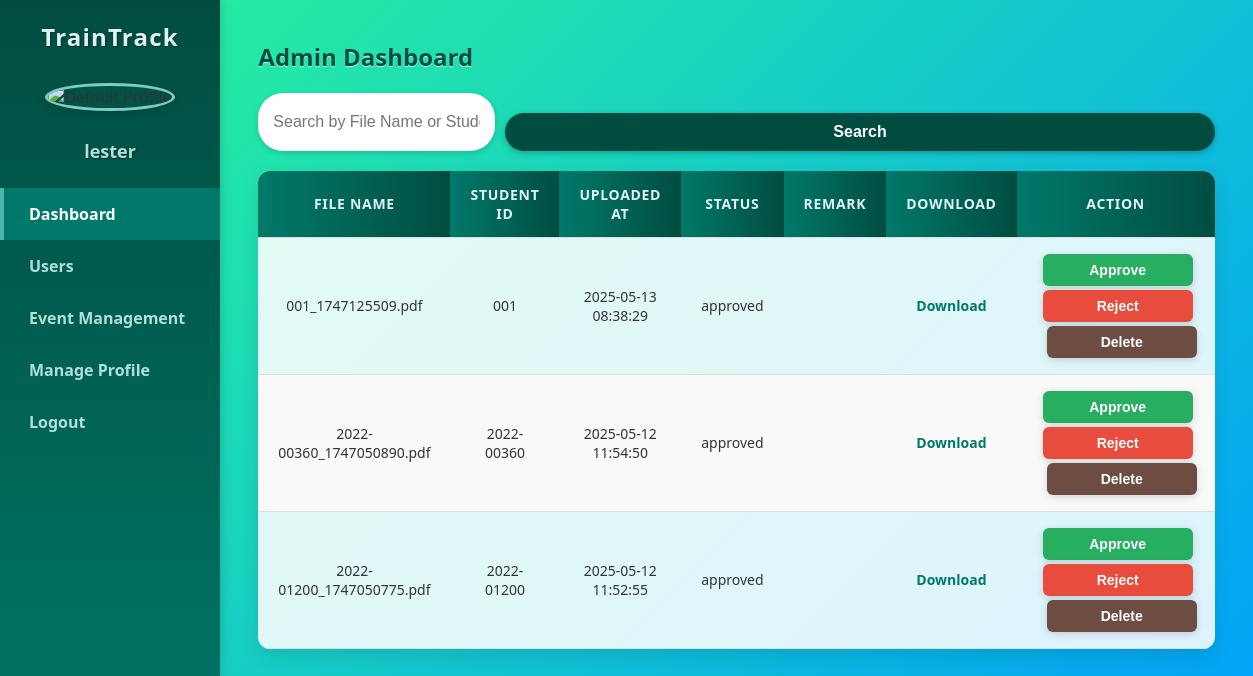
Page /admin/dashboard.php (signed in) on the earlier database version.
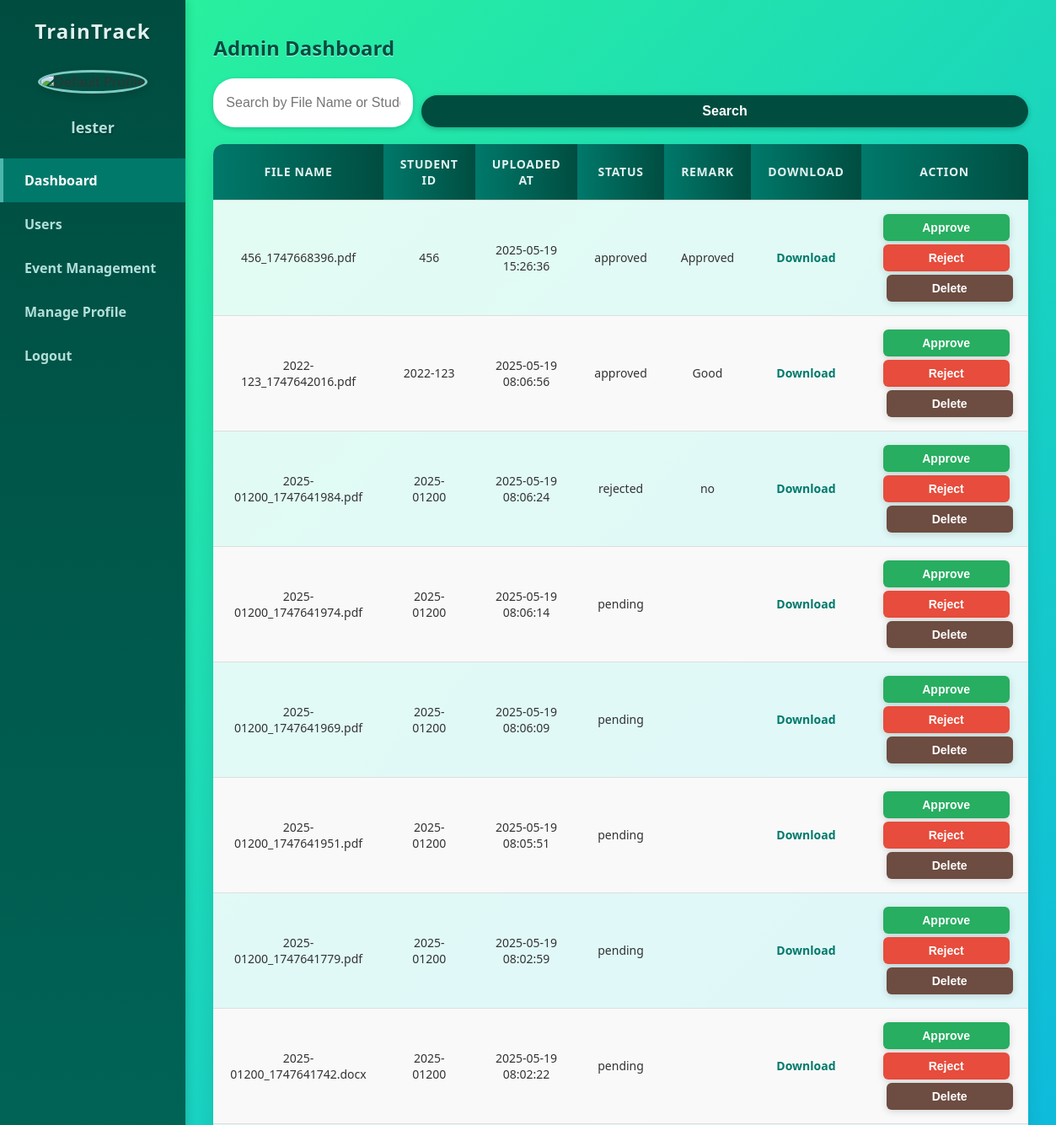
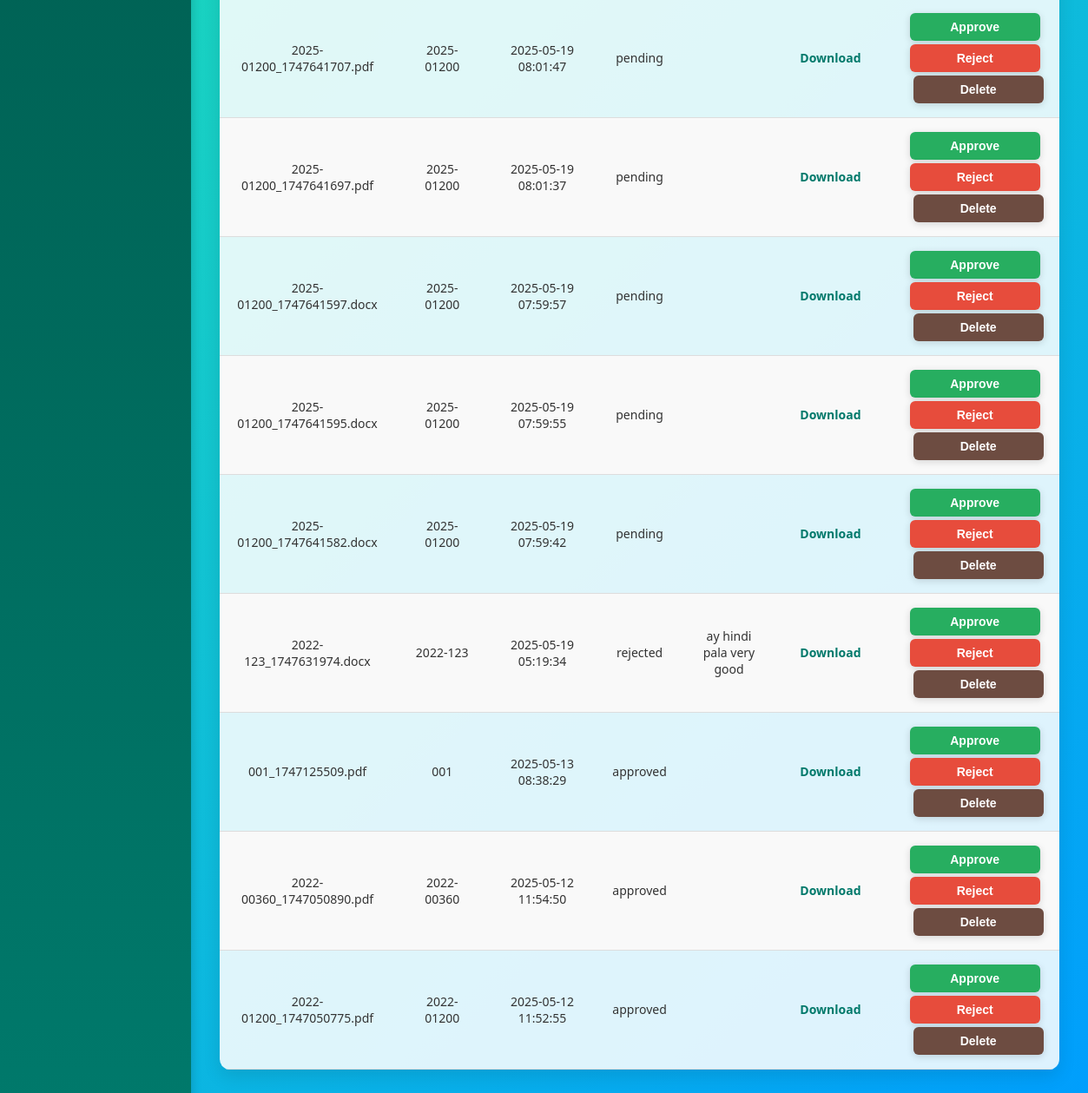
Same page on the later database version (2 pictures, top to bottom).
### tables this page shows
CREATE TABLE `resumes` (
  `id` int(11) NOT NULL,
  `student_id` varchar(50) NOT NULL,
  `file_name` varchar(255) NOT NULL,
  `original_name` varchar(255) NOT NULL,
  `status` enum('pending','approved','rejected') DEFAULT 'pending',
  `uploaded_at` timestamp NOT NULL DEFAULT current_timestamp(),
  `remark` text DEFAULT NULL
);

### admin/dashboard.php (the view, shortened to what this page needs)
<?php
require '../config.php';
$admin_username = $_SESSION['admin_username'] ?? null;
$admin_profile = null;
if ($admin_username) {
    $stmt = $conn->prepare("SELECT username, profile_image FROM admins WHERE username = ?");
    $stmt->bind_param("s", $admin_username);
    $stmt->execute();
    $result = $stmt->get_result();
    if ($result->num_rows === 1) {
        $admin_profile = $result->fetch_assoc();
    }
}
$search = $_GET['search'] ?? '';
$search = trim($search);
if ($search !== '') {
    $stmt = $conn->prepare("SELECT * FROM resumes WHERE file_name LIKE CONCAT('%', ?, '%') OR student_id LIKE CONCAT('%', ?, '%') ORDER BY uploaded_at DESC");
    $stmt->bind_param("ss", $search, $search);
    $stmt->execute();
    $resumes = $stmt->get_result();
} else {
    $resumes = $conn->query("SELECT * FROM resumes ORDER BY uploaded_at DESC");
}
?>
<!DOCTYPE html>
<html>
<head>
    <link rel="stylesheet" href="dash.css">
</head>
<body>
<div class="sidebar">
    <h2>TrainTrack</h2>
    <?php if ($admin_profile): ?>
        <div class="admin-profile-sidebar">
            <?php if (!empty($admin_profile['profile_image']) && file_exists('../' . $admin_profile['profile_image'])): ?>
                <img src="../<?= htmlspecialchars($admin_profile['profile_image']) ?>" alt="Admin Profile" class="profile-img-sidebar" />
            <?php else: ?>
                <img src="../uploads/admin_profiles/default.png" alt="Default Profile" class="profile-img-sidebar" />
            <?php endif; ?>
            <p class="admin-username-sidebar"><?= htmlspecialchars($admin_profile['username']) ?></p>
        </div>
    <?php endif; ?>
    <a href="dashboard.php" class="active">Dashboard</a>
    <a href="users.php">Users</a>
    <a href="events.php">Event Management</a>
    <a href="admin_profile.php">Manage Profile</a>
    <a href="logout.php">Logout</a>
</div>
<div class="main-content">
    <h2>Admin Dashboard</h2>
    <form method="GET" class="search-bar" action="">
        <input type="text" name="search" placeholder="Search by File Name or Student ID..." value="<?= htmlspecialchars($search) ?>">
        <button type="submit">Search</button>
    </form>
    <table>
        <thead>
            <tr>
                <th>File Name</th>
                <th>Student ID</th>
                <th>Uploaded At</th>
                <th>Status</th>
                <th>Remark</th>
                <th>Download</th>
                <th>Action</th>
            </tr>
        </thead>
        <tbody>
            <?php if ($resumes->num_rows > 0): ?>
                <?php while ($row = $resumes->fetch_assoc()): ?>
                    <tr>
                        <td><?= htmlspecialchars($row['file_name']) ?></td>
                        <td><?= htmlspecialchars($row['student_id']) ?></td>
                        <td><?= htmlspecialchars($row['uploaded_at']) ?></td>
                        <td><?= htmlspecialchars($row['status']) ?></td>
                        <td><?= htmlspecialchars($row['remark']) ?></td>
                        <td><a class="download-link" href="../uploads/<?= urlencode($row['file_name']) ?>" download>Download</a></td>
                        <td>
                            <form method="POST" class="inline-form">
                                <button class="btn approve" type="submit" name="action" value="approve" onclick="return showMeetingForm(this)">Approve</button>
                                <button class="btn reject" type="submit" name="action" value="reject" onclick="return showRejectForm(this)">Reject</button>
                            </form>
                            <form method="POST" class="inline-form" style="margin-left:8px;" onsubmit="return confirm('Are you sure you want to delete this resume?');">
                                <button class="btn delete" type="submit">Delete</button>
                            </form>
                        </td>
                    </tr>
                <?php endwhile; ?>
            <?php else: ?>
                <tr><td colspan="7" style="padding:20px;">No resume submissions found.</td></tr>
            <?php endif; ?>
        </tbody>
    </table>
</div>
</body>
</html>

Differences in the rows shown:
added resumes: file_name "456_1747668396.pdf", student "456", uploaded_at "2025-05-19 15:26:36", status "approved", remark "Approved"
added resumes: file_name "2022-123_1747642016.pdf", student "2022-123", uploaded_at "2025-05-19 08:06:56", status "approved", remark "Good"
added resumes: file_name "2025-01200_1747641984.pdf", student "2025-01200", uploaded_at "2025-05-19 08:06:24", status "rejected", remark "no"
added resumes: file_name "2025-01200_1747641974.pdf", student "2025-01200", uploaded_at "2025-05-19 08:06:14", status "pending"
added resumes: file_name "2025-01200_1747641969.pdf", student "2025-01200", uploaded_at "2025-05-19 08:06:09", status "pending"
added resumes: file_name "2025-01200_1747641951.pdf", student "2025-01200", uploaded_at "2025-05-19 08:05:51", status "pending"
added resumes: file_name "2025-01200_1747641779.pdf", student "2025-01200", uploaded_at "2025-05-19 08:02:59", status "pending"
added resumes: file_name "2025-01200_1747641742.docx", student "2025-01200", uploaded_at "2025-05-19 08:02:22", status "pending"
added resumes: file_name "2025-01200_1747641707.pdf", student "2025-01200", uploaded_at "2025-05-19 08:01:47", status "pending"
added resumes: file_name "2025-01200_1747641697.pdf", student "2025-01200", uploaded_at "2025-05-19 08:01:37", status "pending"
added resumes: file_name "2025-01200_1747641597.docx", student "2025-01200", uploaded_at "2025-05-19 07:59:57", status "pending"
added resumes: file_name "2025-01200_1747641595.docx", student "2025-01200", uploaded_at "2025-05-19 07:59:55", status "pending"
added resumes: file_name "2025-01200_1747641582.docx", student "2025-01200", uploaded_at "2025-05-19 07:59:42", status "pending"
added resumes: file_name "2022-123_1747631974.docx", student "2022-123", uploaded_at "2025-05-19 05:19:34", status "rejected", remark "ay hindi pala very good"
